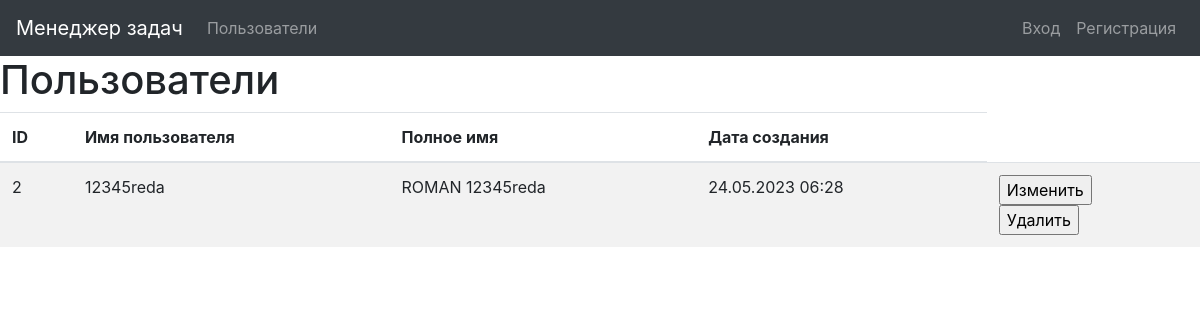
/users/, run on an earlier commit of the app's database.
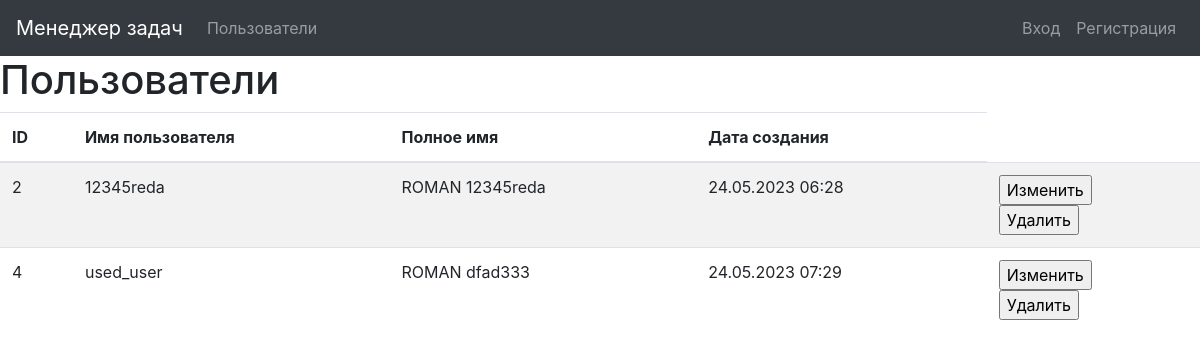
And on a later commit of the database.
### task_manager/users/models.py (models this page shows)
class User(AbstractUser):
    def __str__(self):
        return self.get_full_name()

### task_manager/users/views.py (the view)
# urls.py: path('', views.UsersListView.as_view(), name='users_list'),
class UsersListView(ListView):
    model = User
    template_name = 'user/user_list.html'
    context_object_name = 'users'

### task_manager/templates/user/user_list.html (shortened to what this page needs)
{% extends "base.html" %}
{% block content %}
{% load i18n %}
<h1>{% translate "Users list" %}</h1>
<div class="table-responsive">
  <table class="table table-striped">
    <thead>
      <tr>
        <th>{% translate "ID" %}</th>
        <th>{% translate "Username" %}</th>
        <th>{% translate "Full name" %}</th>
        <th>{% translate "Created at" %}</th>
      </tr>
    </thead>
    <tbody>
    {% for user in users %}
      <tr>
        <td>{{ user.id }}</td>
        <td>{{ user.username }}</td>
        <td>{{ user.first_name }} {{ user.last_name }}</td>
        <td>{{ user.date_joined|date:"d.m.Y H:i" }}</td>
        <td>
          <form action="{% url 'user_update' pk=user.id %}" method="get">
          <input type="submit" value='{% translate "Change data" %}'>
          </form>
          <form action="{% url 'user_delete' pk=user.id %}" method="get">
          <input type="submit" value='{% translate "Delete data" %}'>
          </form>
        </td>
      </tr>
      {% endfor %}
      </tbody>
</table>
  </div>
{% endblock %}

What changed in the data, as far as the page shows it:
added User: id "4", username "used_user", first_name "ROMAN", last_name "dfad333", date_joined "24.05.2023 07:29"
